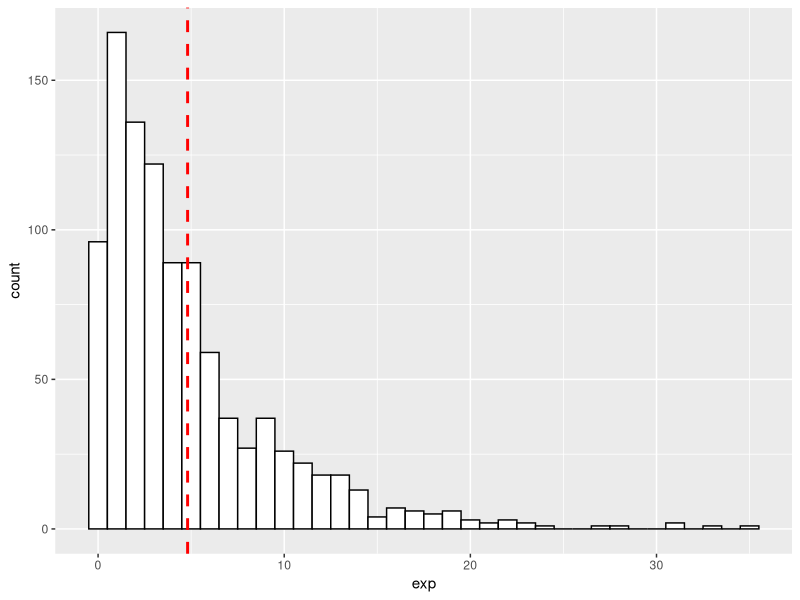
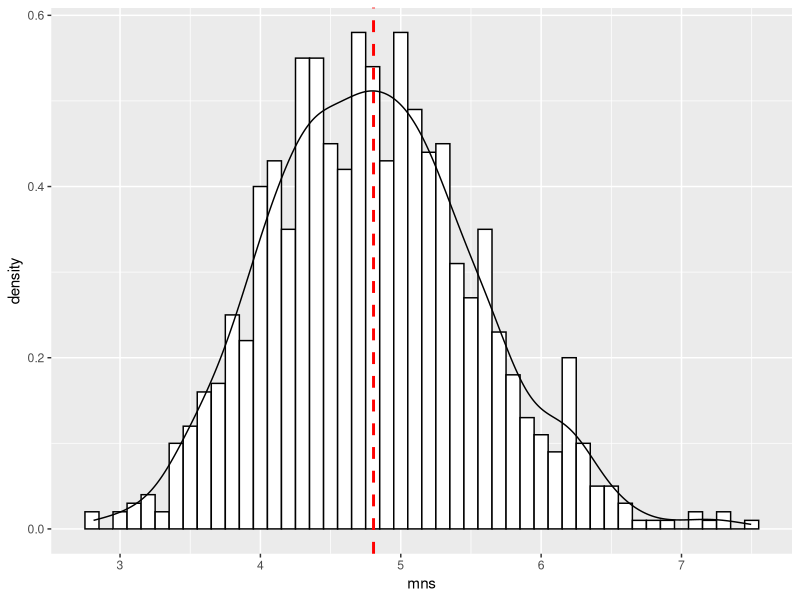
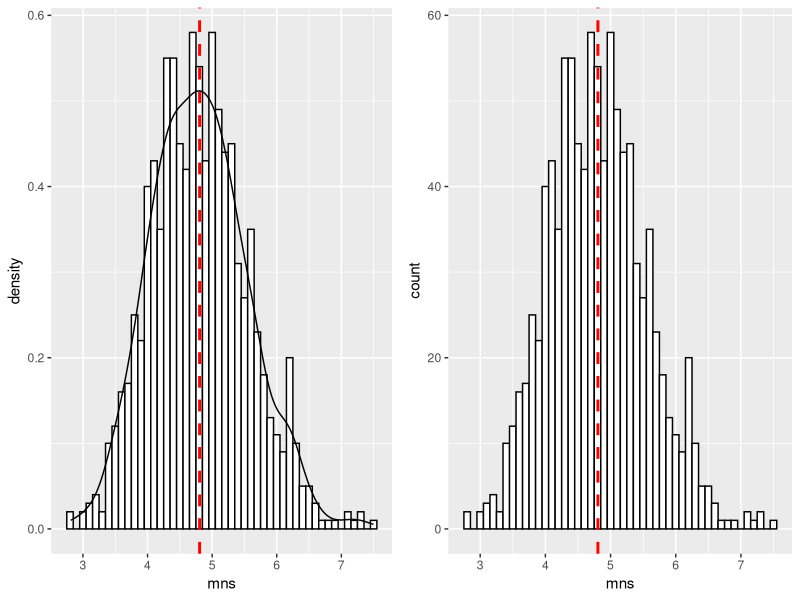

Reproduce these figures in R, in order.
## ---- chunk 1
library(ggplot2)
library(grid)

# Multiple plot function
#
# ggplot objects can be passed in ..., or to plotlist (as a list of ggplot objects)
# - cols:   Number of columns in layout
# - layout: A matrix specifying the layout. If present, 'cols' is ignored.
#
# If the layout is something like matrix(c(1,2,3,3), nrow=2, byrow=TRUE),
# then plot 1 will go in the upper left, 2 will go in the upper right, and
# 3 will go all the way across the bottom.
#
multiplot <- function(..., plotlist=NULL, file, cols=1, layout=NULL) {
  library(grid)

  # Make a list from the ... arguments and plotlist
  plots <- c(list(...), plotlist)

  numPlots = length(plots)

  # If layout is NULL, then use 'cols' to determine layout
  if (is.null(layout)) {
    # Make the panel
    # ncol: Number of columns of plots
    # nrow: Number of rows needed, calculated from # of cols
    layout <- matrix(seq(1, cols * ceiling(numPlots/cols)),
                    ncol = cols, nrow = ceiling(numPlots/cols))
  }

 if (numPlots==1) {
    print(plots[[1]])

  } else {
    # Set up the page
    grid.newpage()
    pushViewport(viewport(layout = grid.layout(nrow(layout), ncol(layout))))

    # Make each plot, in the correct location
    for (i in 1:numPlots) {
      # Get the i,j matrix positions of the regions that contain this subplot
      matchidx <- as.data.frame(which(layout == i, arr.ind = TRUE))

      print(plots[[i]], vp = viewport(layout.pos.row = matchidx$row,
                                      layout.pos.col = matchidx$col))
    }
  }
}

#http://www.cookbook-r.com/Graphs/Multiple_graphs_on_one_page_(ggplot2)/
## ---- chunk 2
lambda <- 0.2
exp <- rexp(n=1000, rate = lambda)
exp_mean <- mean(exp)
theoretical_mean <- (1/lambda)
## ---- chunk 3
ggplot() + aes(exp)+ 
  geom_histogram( binwidth=1, colour="black", fill="white") + 
  geom_vline(aes(xintercept=exp_mean), color="red", linetype="dashed", size=1) 

## ---- chunk 4
sample_size <- 40 
mns <- rep(0,1000)
for (i in 1:1000) {
  mns[i] <- mean(exp[sample(1:1000, sample_size, replace=FALSE)])
}

sample_var <- var(mns)
theoretical_var <- (1/lambda)^2 / sample_size

## ---- chunk 5
 
p1 <- 
  ggplot() + aes(mns)+ 
  geom_histogram(aes(y=..density..), binwidth=0.1, colour="black", fill="white") + 
  geom_vline(aes(xintercept=mean(mns, na.rm=T)), color="red", linetype="dashed", size=1) +  
  geom_density(alpha=.2)
print(p1)
## ---- chunk 6
p2 <- 
  ggplot() + aes(mns)+ 
  geom_histogram( binwidth=0.1, colour="black", fill="white") + 
  geom_vline(aes(xintercept=mean(mns, na.rm=T)), color="red", linetype="dashed", size=1)  

multiplot(p1,p2,cols=2)


 
